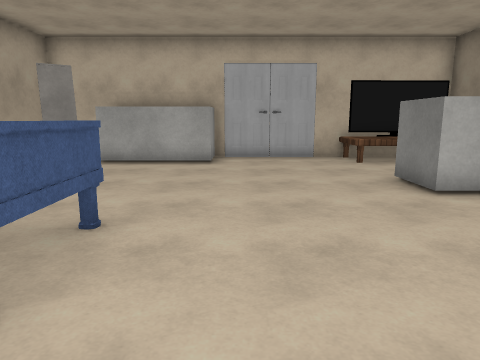
view 1 (above)

12 first-person views from a walk through a 3-D level made in the Unity game engine. The camera is 1.4 m above the floor, tilts 10° down and sees 70° across. The floor is counted in squares, 1 m on a side. Each view is taken from the middle of a square. On the plan, view 1 faces up. The plan holds only what a view shows up to about 15 squares ahead; the rest is blank. The player is left out. Some surface patterns are stand-ins.

view 2
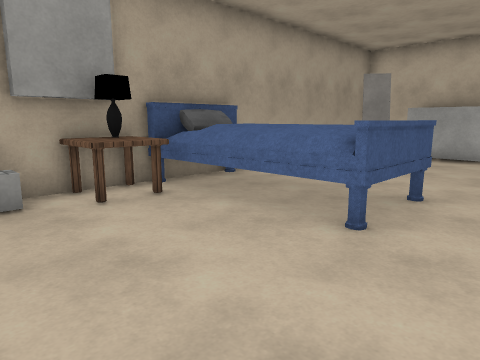

view 3
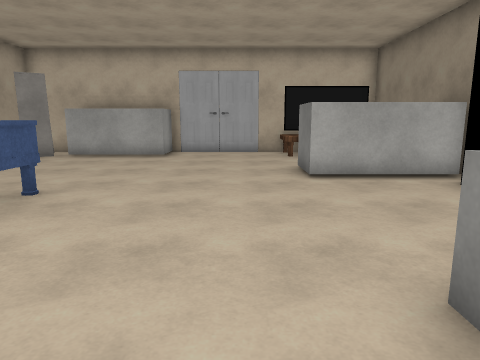

view 4
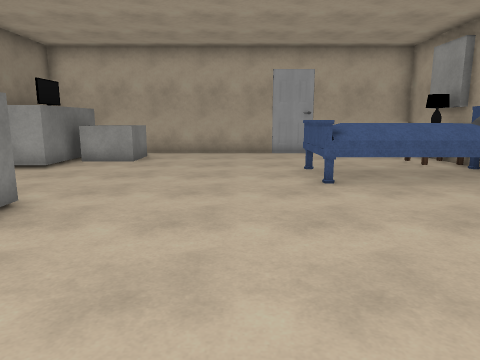

view 5
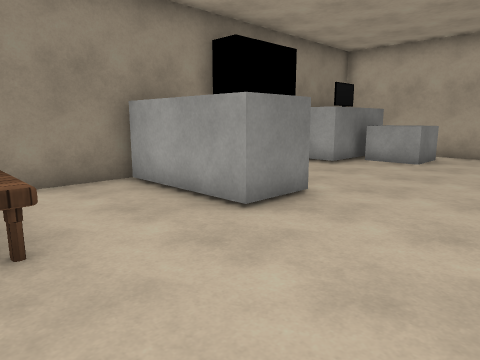

view 6
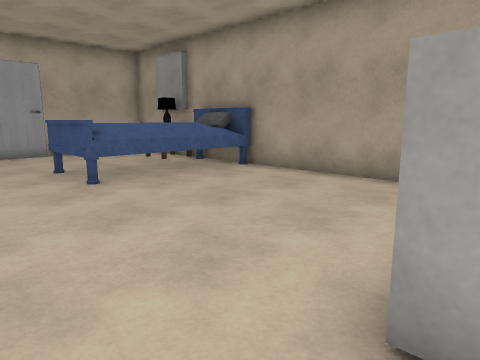

view 7
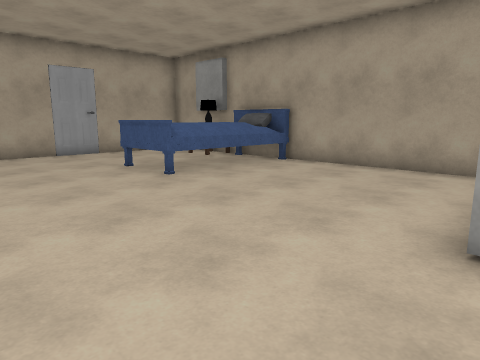

view 8
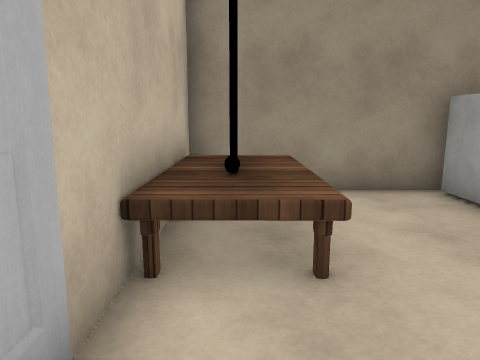

view 9
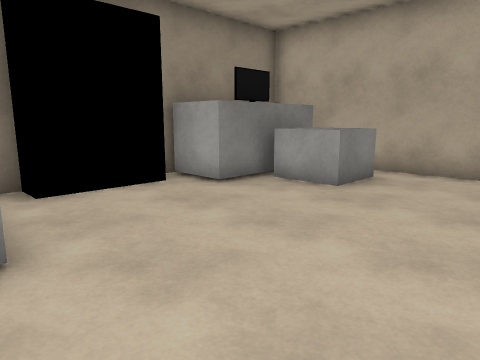

view 10
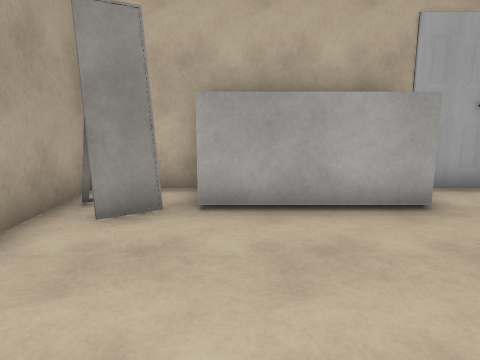

view 11
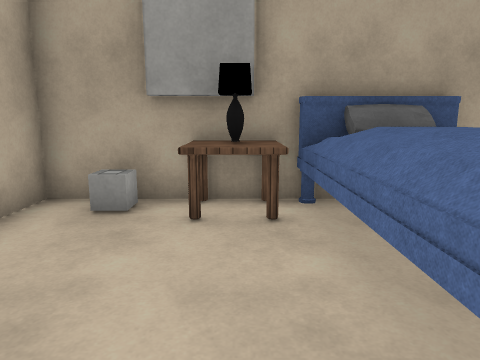

view 12
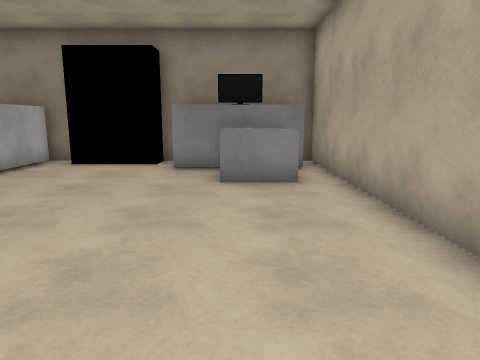

### Floor plan
Points are (right, up) in squares from view 1. A wall is a line through its corners. A room is listed if a view was taken in it or the views show most of it. See-through windows are left out.
Room 1 (views 1, 2, 3, 4, 5, 6, 7, 8, 9, 10, 11, 12)
walls: (7.5, 6.4) (3.7, 6.4) (3.7, 8.1) (7.5, 8.1); (7.8, 5.5) (7.8, 13) (-1, 13) (-1, 11.3) (-4.8, 11.3); (7.8, 1.6) (7.8, 2.8); (5.8, -1.9) (5.8, 1.9) (7.6, 1.9); (-4.9, 13) (-6.3, 13); (-7, 12.9) (-7, -2.5) (6.9, -2.5)
objects: cube (-6, -1); table (-6, 0); lamp (-6, 1); table (-6, 2); bed (-6, 2) to (-2, 4); other object (-6, 11) to (-6, 12); cube (4, -1) to (5, 0); table (4, 11) to (7, 11); TV (4, 12) to (7, 12); other object (7, 3) to (8, 5)

Positions as (right, up) in squares from view 1, and headings:
1: (0, 0), facing up
2: (0, -2), facing up-left
3: (2, -2), facing up
4: (0, 12), facing down
5: (0, 12), facing down-right
6: (1, 12), facing down-left
7: (3, 12), facing down-left
8: (1, 12), facing right
9: (0, 7), facing down-right
10: (-4, 6), facing up
11: (-1, 1), facing left
12: (-4, 0), facing right
